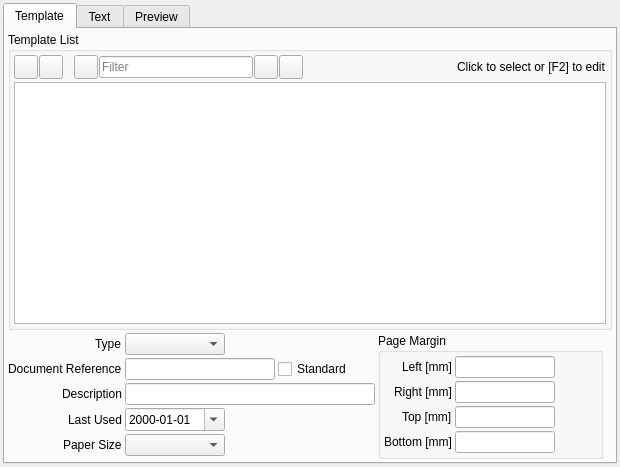
<?xml version="1.0" encoding="UTF-8"?>
<ui version="4.0">
 <class>CRM_TemplateWidget</class>
 <widget class="QWidget" name="CRM_TemplateWidget">
  <property name="geometry">
   <rect>
    <x>0</x>
    <y>0</y>
    <width>620</width>
    <height>467</height>
   </rect>
  </property>
  <property name="windowTitle">
   <string>Form</string>
  </property>
  <layout class="QGridLayout" name="gridLayout_10">
   <property name="leftMargin">
    <number>3</number>
   </property>
   <property name="topMargin">
    <number>3</number>
   </property>
   <property name="rightMargin">
    <number>3</number>
   </property>
   <property name="bottomMargin">
    <number>3</number>
   </property>
   <property name="spacing">
    <number>3</number>
   </property>
   <item row="0" column="0">
    <widget class="QTabWidget" name="tabWidget">
     <property name="currentIndex">
      <number>0</number>
     </property>
     <widget class="QWidget" name="tab">
      <attribute name="title">
       <string>Template</string>
      </attribute>
      <layout class="QGridLayout" name="gridLayout_2">
       <property name="leftMargin">
        <number>3</number>
       </property>
       <property name="topMargin">
        <number>3</number>
       </property>
       <property name="rightMargin">
        <number>3</number>
       </property>
       <property name="bottomMargin">
        <number>3</number>
       </property>
       <property name="spacing">
        <number>3</number>
       </property>
       <item row="0" column="0" colspan="5">
        <widget class="QGroupBox" name="gbDocument">
         <property name="title">
          <string>Template List</string>
         </property>
         <layout class="QGridLayout" name="gridLayout">
          <property name="leftMargin">
           <number>3</number>
          </property>
          <property name="topMargin">
           <number>3</number>
          </property>
          <property name="rightMargin">
           <number>3</number>
          </property>
          <property name="bottomMargin">
           <number>3</number>
          </property>
          <property name="spacing">
           <number>3</number>
          </property>
          <item row="0" column="0">
           <layout class="QHBoxLayout" name="horizontalLayout">
            <property name="spacing">
             <number>1</number>
            </property>
            <item>
             <widget class="QToolButton" name="pbAdd">
              <property name="minimumSize">
               <size>
                <width>24</width>
                <height>24</height>
               </size>
              </property>
              <property name="maximumSize">
               <size>
                <width>24</width>
                <height>24</height>
               </size>
              </property>
              <property name="text">
               <string/>
              </property>
              <property name="icon">
               <iconset resource="../../../db/src/gui/db.qrc">
                <normaloff>:/images/icons/add.png</normaloff>:/images/icons/add.png</iconset>
              </property>
             </widget>
            </item>
            <item>
             <widget class="QToolButton" name="pbDelete">
              <property name="minimumSize">
               <size>
                <width>24</width>
                <height>24</height>
               </size>
              </property>
              <property name="maximumSize">
               <size>
                <width>24</width>
                <height>24</height>
               </size>
              </property>
              <property name="text">
               <string/>
              </property>
              <property name="icon">
               <iconset resource="../../../db/src/gui/db.qrc">
                <normaloff>:/images/icons/delete.png</normaloff>:/images/icons/delete.png</iconset>
              </property>
             </widget>
            </item>
            <item>
             <spacer name="horizontalSpacer_3">
              <property name="orientation">
               <enum>Qt::Horizontal</enum>
              </property>
              <property name="sizeType">
               <enum>QSizePolicy::Fixed</enum>
              </property>
              <property name="sizeHint" stdset="0">
               <size>
                <width>10</width>
                <height>20</height>
               </size>
              </property>
             </spacer>
            </item>
            <item>
             <widget class="QToolButton" name="pbSave">
              <property name="minimumSize">
               <size>
                <width>24</width>
                <height>24</height>
               </size>
              </property>
              <property name="maximumSize">
               <size>
                <width>24</width>
                <height>24</height>
               </size>
              </property>
              <property name="text">
               <string/>
              </property>
              <property name="icon">
               <iconset resource="../../../db/src/gui/db.qrc">
                <normaloff>:/images/icons/database_save.png</normaloff>:/images/icons/database_save.png</iconset>
              </property>
             </widget>
            </item>
            <item>
             <widget class="QLineEdit" name="leFilter">
              <property name="placeholderText">
               <string>Filter</string>
              </property>
             </widget>
            </item>
            <item>
             <widget class="QToolButton" name="pbFilterOn">
              <property name="minimumSize">
               <size>
                <width>24</width>
                <height>24</height>
               </size>
              </property>
              <property name="maximumSize">
               <size>
                <width>24</width>
                <height>24</height>
               </size>
              </property>
              <property name="text">
               <string/>
              </property>
              <property name="icon">
               <iconset resource="../../../db/src/gui/db.qrc">
                <normaloff>:/images/icons/filter.png</normaloff>:/images/icons/filter.png</iconset>
              </property>
             </widget>
            </item>
            <item>
             <widget class="QToolButton" name="pbFilterOff">
              <property name="minimumSize">
               <size>
                <width>24</width>
                <height>24</height>
               </size>
              </property>
              <property name="maximumSize">
               <size>
                <width>24</width>
                <height>24</height>
               </size>
              </property>
              <property name="text">
               <string/>
              </property>
              <property name="icon">
               <iconset resource="../../../db/src/gui/db.qrc">
                <normaloff>:/images/icons/filter_empty.png</normaloff>:/images/icons/filter_empty.png</iconset>
              </property>
             </widget>
            </item>
            <item>
             <spacer name="horizontalSpacer">
              <property name="orientation">
               <enum>Qt::Horizontal</enum>
              </property>
              <property name="sizeHint" stdset="0">
               <size>
                <width>40</width>
                <height>20</height>
               </size>
              </property>
             </spacer>
            </item>
            <item>
             <widget class="QLabel" name="label">
              <property name="text">
               <string>Click to select or [F2] to edit</string>
              </property>
             </widget>
            </item>
           </layout>
          </item>
          <item row="1" column="0">
           <widget class="QTableView" name="tvTemplate"/>
          </item>
         </layout>
        </widget>
       </item>
       <item row="1" column="0">
        <layout class="QFormLayout" name="formLayout">
         <property name="labelAlignment">
          <set>Qt::AlignRight|Qt::AlignTrailing|Qt::AlignVCenter</set>
         </property>
         <property name="horizontalSpacing">
          <number>3</number>
         </property>
         <property name="verticalSpacing">
          <number>3</number>
         </property>
         <item row="0" column="0">
          <widget class="QLabel" name="label_5">
           <property name="text">
            <string>Type</string>
           </property>
          </widget>
         </item>
         <item row="0" column="1">
          <widget class="QComboBox" name="cbType">
           <property name="minimumSize">
            <size>
             <width>100</width>
             <height>0</height>
            </size>
           </property>
           <property name="maximumSize">
            <size>
             <width>100</width>
             <height>16777215</height>
            </size>
           </property>
          </widget>
         </item>
         <item row="1" column="0">
          <widget class="QLabel" name="label_2">
           <property name="text">
            <string>Document Reference</string>
           </property>
          </widget>
         </item>
         <item row="2" column="0">
          <widget class="QLabel" name="label_3">
           <property name="text">
            <string>Description</string>
           </property>
          </widget>
         </item>
         <item row="2" column="1">
          <widget class="QLineEdit" name="leDescription">
           <property name="minimumSize">
            <size>
             <width>250</width>
             <height>0</height>
            </size>
           </property>
           <property name="maximumSize">
            <size>
             <width>250</width>
             <height>16777215</height>
            </size>
           </property>
          </widget>
         </item>
         <item row="3" column="0">
          <widget class="QLabel" name="label_4">
           <property name="text">
            <string>Last Used</string>
           </property>
          </widget>
         </item>
         <item row="3" column="1">
          <widget class="QDateEdit" name="dteLastUsed">
           <property name="minimumSize">
            <size>
             <width>100</width>
             <height>0</height>
            </size>
           </property>
           <property name="maximumSize">
            <size>
             <width>100</width>
             <height>16777215</height>
            </size>
           </property>
           <property name="displayFormat">
            <string>yyyy-MM-dd</string>
           </property>
           <property name="calendarPopup">
            <bool>true</bool>
           </property>
          </widget>
         </item>
         <item row="4" column="0">
          <widget class="QLabel" name="label_6">
           <property name="text">
            <string>Paper Size</string>
           </property>
          </widget>
         </item>
         <item row="4" column="1">
          <widget class="QComboBox" name="cbPaperSize">
           <property name="minimumSize">
            <size>
             <width>100</width>
             <height>0</height>
            </size>
           </property>
           <property name="maximumSize">
            <size>
             <width>100</width>
             <height>16777215</height>
            </size>
           </property>
          </widget>
         </item>
         <item row="1" column="1">
          <layout class="QHBoxLayout" name="horizontalLayout_8">
           <item>
            <widget class="QLineEdit" name="leReference">
             <property name="minimumSize">
              <size>
               <width>150</width>
               <height>0</height>
              </size>
             </property>
             <property name="maximumSize">
              <size>
               <width>150</width>
               <height>16777215</height>
              </size>
             </property>
            </widget>
           </item>
           <item>
            <widget class="QCheckBox" name="chbStandard">
             <property name="text">
              <string>Standard</string>
             </property>
            </widget>
           </item>
           <item>
            <spacer name="horizontalSpacer_9">
             <property name="orientation">
              <enum>Qt::Horizontal</enum>
             </property>
             <property name="sizeType">
              <enum>QSizePolicy::Expanding</enum>
             </property>
             <property name="sizeHint" stdset="0">
              <size>
               <width>15</width>
               <height>20</height>
              </size>
             </property>
            </spacer>
           </item>
          </layout>
         </item>
        </layout>
       </item>
       <item row="1" column="1">
        <widget class="QGroupBox" name="groupBox">
         <property name="title">
          <string>Page Margin</string>
         </property>
         <layout class="QGridLayout" name="gridLayout_11">
          <property name="leftMargin">
           <number>3</number>
          </property>
          <property name="topMargin">
           <number>3</number>
          </property>
          <property name="rightMargin">
           <number>3</number>
          </property>
          <property name="bottomMargin">
           <number>3</number>
          </property>
          <property name="spacing">
           <number>3</number>
          </property>
          <item row="0" column="0">
           <layout class="QFormLayout" name="formLayout_2">
            <property name="fieldGrowthPolicy">
             <enum>QFormLayout::AllNonFixedFieldsGrow</enum>
            </property>
            <property name="labelAlignment">
             <set>Qt::AlignRight|Qt::AlignTrailing|Qt::AlignVCenter</set>
            </property>
            <property name="horizontalSpacing">
             <number>3</number>
            </property>
            <property name="verticalSpacing">
             <number>3</number>
            </property>
            <item row="0" column="0">
             <widget class="QLabel" name="label_7">
              <property name="text">
               <string>Left [mm]</string>
              </property>
             </widget>
            </item>
            <item row="0" column="1">
             <widget class="QLineEdit" name="leLeft">
              <property name="minimumSize">
               <size>
                <width>100</width>
                <height>0</height>
               </size>
              </property>
              <property name="maximumSize">
               <size>
                <width>100</width>
                <height>16777215</height>
               </size>
              </property>
              <property name="alignment">
               <set>Qt::AlignRight|Qt::AlignTrailing|Qt::AlignVCenter</set>
              </property>
             </widget>
            </item>
            <item row="1" column="0">
             <widget class="QLabel" name="label_8">
              <property name="text">
               <string>Right [mm]</string>
              </property>
             </widget>
            </item>
            <item row="1" column="1">
             <widget class="QLineEdit" name="leRight">
              <property name="minimumSize">
               <size>
                <width>100</width>
                <height>0</height>
               </size>
              </property>
              <property name="maximumSize">
               <size>
                <width>100</width>
                <height>16777215</height>
               </size>
              </property>
              <property name="alignment">
               <set>Qt::AlignRight|Qt::AlignTrailing|Qt::AlignVCenter</set>
              </property>
             </widget>
            </item>
            <item row="2" column="0">
             <widget class="QLabel" name="label_9">
              <property name="text">
               <string>Top [mm]</string>
              </property>
             </widget>
            </item>
            <item row="2" column="1">
             <widget class="QLineEdit" name="leTop">
              <property name="minimumSize">
               <size>
                <width>100</width>
                <height>0</height>
               </size>
              </property>
              <property name="maximumSize">
               <size>
                <width>100</width>
                <height>16777215</height>
               </size>
              </property>
              <property name="alignment">
               <set>Qt::AlignRight|Qt::AlignTrailing|Qt::AlignVCenter</set>
              </property>
             </widget>
            </item>
            <item row="3" column="0">
             <widget class="QLabel" name="label_10">
              <property name="text">
               <string>Bottom [mm]</string>
              </property>
             </widget>
            </item>
            <item row="3" column="1">
             <widget class="QLineEdit" name="leBottom">
              <property name="minimumSize">
               <size>
                <width>100</width>
                <height>0</height>
               </size>
              </property>
              <property name="maximumSize">
               <size>
                <width>100</width>
                <height>16777215</height>
               </size>
              </property>
              <property name="alignment">
               <set>Qt::AlignRight|Qt::AlignTrailing|Qt::AlignVCenter</set>
              </property>
             </widget>
            </item>
           </layout>
          </item>
         </layout>
        </widget>
       </item>
      </layout>
     </widget>
     <widget class="QWidget" name="tab_2">
      <attribute name="title">
       <string>Text</string>
      </attribute>
      <layout class="QGridLayout" name="gridLayout_9">
       <item row="4" column="0">
        <widget class="QToolBox" name="toolBox">
         <property name="frameShape">
          <enum>QFrame::NoFrame</enum>
         </property>
         <property name="frameShadow">
          <enum>QFrame::Sunken</enum>
         </property>
         <property name="lineWidth">
          <number>1</number>
         </property>
         <property name="currentIndex">
          <number>1</number>
         </property>
         <property name="tabSpacing">
          <number>3</number>
         </property>
         <widget class="QWidget" name="pageHeader">
          <property name="geometry">
           <rect>
            <x>0</x>
            <y>0</y>
            <width>245</width>
            <height>96</height>
           </rect>
          </property>
          <attribute name="label">
           <string>Page Header</string>
          </attribute>
          <layout class="QGridLayout" name="gridLayout_7">
           <property name="leftMargin">
            <number>0</number>
           </property>
           <property name="topMargin">
            <number>0</number>
           </property>
           <property name="rightMargin">
            <number>0</number>
           </property>
           <property name="bottomMargin">
            <number>0</number>
           </property>
           <property name="spacing">
            <number>3</number>
           </property>
           <item row="0" column="0">
            <widget class="RB_TextEdit" name="tePageHeader"/>
           </item>
           <item row="1" column="0">
            <layout class="QHBoxLayout" name="horizontalLayout_2">
             <property name="spacing">
              <number>7</number>
             </property>
             <item>
              <widget class="QLabel" name="label_11">
               <property name="text">
                <string>Section Height [mm]</string>
               </property>
              </widget>
             </item>
             <item>
              <widget class="QLineEdit" name="lePageHeaderHeight">
               <property name="sizePolicy">
                <sizepolicy hsizetype="Minimum" vsizetype="Fixed">
                 <horstretch>0</horstretch>
                 <verstretch>0</verstretch>
                </sizepolicy>
               </property>
              </widget>
             </item>
             <item>
              <spacer name="horizontalSpacer_2">
               <property name="orientation">
                <enum>Qt::Horizontal</enum>
               </property>
               <property name="sizeType">
                <enum>QSizePolicy::Expanding</enum>
               </property>
               <property name="sizeHint" stdset="0">
                <size>
                 <width>40</width>
                 <height>20</height>
                </size>
               </property>
              </spacer>
             </item>
            </layout>
           </item>
          </layout>
         </widget>
         <widget class="QWidget" name="pageDocContent">
          <property name="geometry">
           <rect>
            <x>0</x>
            <y>0</y>
            <width>590</width>
            <height>317</height>
           </rect>
          </property>
          <attribute name="label">
           <string>Document Content</string>
          </attribute>
          <layout class="QGridLayout" name="gridLayout_5">
           <property name="leftMargin">
            <number>0</number>
           </property>
           <property name="topMargin">
            <number>0</number>
           </property>
           <property name="rightMargin">
            <number>0</number>
           </property>
           <property name="bottomMargin">
            <number>0</number>
           </property>
           <item row="0" column="0">
            <widget class="RB_TextEdit" name="teDocContent"/>
           </item>
          </layout>
         </widget>
         <widget class="QWidget" name="pageFooter">
          <property name="geometry">
           <rect>
            <x>0</x>
            <y>0</y>
            <width>245</width>
            <height>96</height>
           </rect>
          </property>
          <attribute name="label">
           <string>Page Footer</string>
          </attribute>
          <layout class="QGridLayout" name="gridLayout_3">
           <property name="leftMargin">
            <number>0</number>
           </property>
           <property name="topMargin">
            <number>0</number>
           </property>
           <property name="rightMargin">
            <number>0</number>
           </property>
           <property name="bottomMargin">
            <number>0</number>
           </property>
           <property name="spacing">
            <number>3</number>
           </property>
           <item row="0" column="0">
            <widget class="RB_TextEdit" name="tePageFooter"/>
           </item>
           <item row="1" column="0">
            <layout class="QHBoxLayout" name="horizontalLayout_6">
             <property name="spacing">
              <number>7</number>
             </property>
             <item>
              <widget class="QLabel" name="label_15">
               <property name="text">
                <string>Section Height [mm]</string>
               </property>
              </widget>
             </item>
             <item>
              <widget class="QLineEdit" name="lePageFooterHeight">
               <property name="sizePolicy">
                <sizepolicy hsizetype="Minimum" vsizetype="Fixed">
                 <horstretch>0</horstretch>
                 <verstretch>0</verstretch>
                </sizepolicy>
               </property>
              </widget>
             </item>
             <item>
              <spacer name="horizontalSpacer_7">
               <property name="orientation">
                <enum>Qt::Horizontal</enum>
               </property>
               <property name="sizeType">
                <enum>QSizePolicy::Expanding</enum>
               </property>
               <property name="sizeHint" stdset="0">
                <size>
                 <width>40</width>
                 <height>20</height>
                </size>
               </property>
              </spacer>
             </item>
            </layout>
           </item>
          </layout>
         </widget>
        </widget>
       </item>
       <item row="3" column="0">
        <layout class="QHBoxLayout" name="horizontalLayout_4">
         <item>
          <widget class="QLabel" name="label_13">
           <property name="text">
            <string>Reference</string>
           </property>
          </widget>
         </item>
         <item>
          <widget class="QLineEdit" name="leReferenceText">
           <property name="sizePolicy">
            <sizepolicy hsizetype="Preferred" vsizetype="Fixed">
             <horstretch>0</horstretch>
             <verstretch>0</verstretch>
            </sizepolicy>
           </property>
           <property name="placeholderText">
            <string>No document selected</string>
           </property>
          </widget>
         </item>
         <item>
          <spacer name="horizontalSpacer_5">
           <property name="orientation">
            <enum>Qt::Horizontal</enum>
           </property>
           <property name="sizeHint" stdset="0">
            <size>
             <width>40</width>
             <height>20</height>
            </size>
           </property>
          </spacer>
         </item>
        </layout>
       </item>
      </layout>
     </widget>
     <widget class="QWidget" name="tab_3">
      <attribute name="title">
       <string>Preview</string>
      </attribute>
      <layout class="QGridLayout" name="gridLayout_8">
       <property name="leftMargin">
        <number>3</number>
       </property>
       <property name="topMargin">
        <number>3</number>
       </property>
       <property name="rightMargin">
        <number>3</number>
       </property>
       <property name="bottomMargin">
        <number>3</number>
       </property>
       <item row="2" column="0">
        <widget class="QScrollArea" name="scrollArea">
         <property name="widgetResizable">
          <bool>true</bool>
         </property>
         <widget class="QWidget" name="scrollAreaWidgetContents">
          <property name="geometry">
           <rect>
            <x>0</x>
            <y>0</y>
            <width>600</width>
            <height>399</height>
           </rect>
          </property>
         </widget>
        </widget>
       </item>
       <item row="0" column="0">
        <layout class="QHBoxLayout" name="horizontalLayout_7">
         <item>
          <widget class="QLabel" name="label_16">
           <property name="text">
            <string>Reference</string>
           </property>
          </widget>
         </item>
         <item>
          <widget class="QLineEdit" name="leReferencePreview">
           <property name="sizePolicy">
            <sizepolicy hsizetype="Preferred" vsizetype="Fixed">
             <horstretch>0</horstretch>
             <verstretch>0</verstretch>
            </sizepolicy>
           </property>
           <property name="readOnly">
            <bool>true</bool>
           </property>
           <property name="placeholderText">
            <string>No document selected</string>
           </property>
          </widget>
         </item>
         <item>
          <spacer name="horizontalSpacer_8">
           <property name="orientation">
            <enum>Qt::Horizontal</enum>
           </property>
           <property name="sizeHint" stdset="0">
            <size>
             <width>40</width>
             <height>20</height>
            </size>
           </property>
          </spacer>
         </item>
        </layout>
       </item>
      </layout>
     </widget>
    </widget>
   </item>
  </layout>
 </widget>
 <customwidgets>
  <customwidget>
   <class>RB_TextEdit</class>
   <extends>QTextEdit</extends>
   <header location="global">rb_textedit.h</header>
  </customwidget>
 </customwidgets>
 <tabstops>
  <tabstop>tvTemplate</tabstop>
  <tabstop>pbAdd</tabstop>
  <tabstop>pbDelete</tabstop>
  <tabstop>pbSave</tabstop>
  <tabstop>leFilter</tabstop>
  <tabstop>pbFilterOn</tabstop>
  <tabstop>pbFilterOff</tabstop>
  <tabstop>cbType</tabstop>
  <tabstop>leReference</tabstop>
  <tabstop>chbStandard</tabstop>
  <tabstop>leDescription</tabstop>
  <tabstop>dteLastUsed</tabstop>
  <tabstop>cbPaperSize</tabstop>
  <tabstop>leLeft</tabstop>
  <tabstop>leRight</tabstop>
  <tabstop>leTop</tabstop>
  <tabstop>leBottom</tabstop>
  <tabstop>tabWidget</tabstop>
  <tabstop>leReferenceText</tabstop>
  <tabstop>tePageHeader</tabstop>
  <tabstop>lePageHeaderHeight</tabstop>
  <tabstop>teDocContent</tabstop>
  <tabstop>tePageFooter</tabstop>
  <tabstop>lePageFooterHeight</tabstop>
  <tabstop>leReferencePreview</tabstop>
  <tabstop>scrollArea</tabstop>
 </tabstops>
 <resources>
  <include location="../../../db/src/gui/db.qrc"/>
 </resources>
 <connections/>
</ui>
